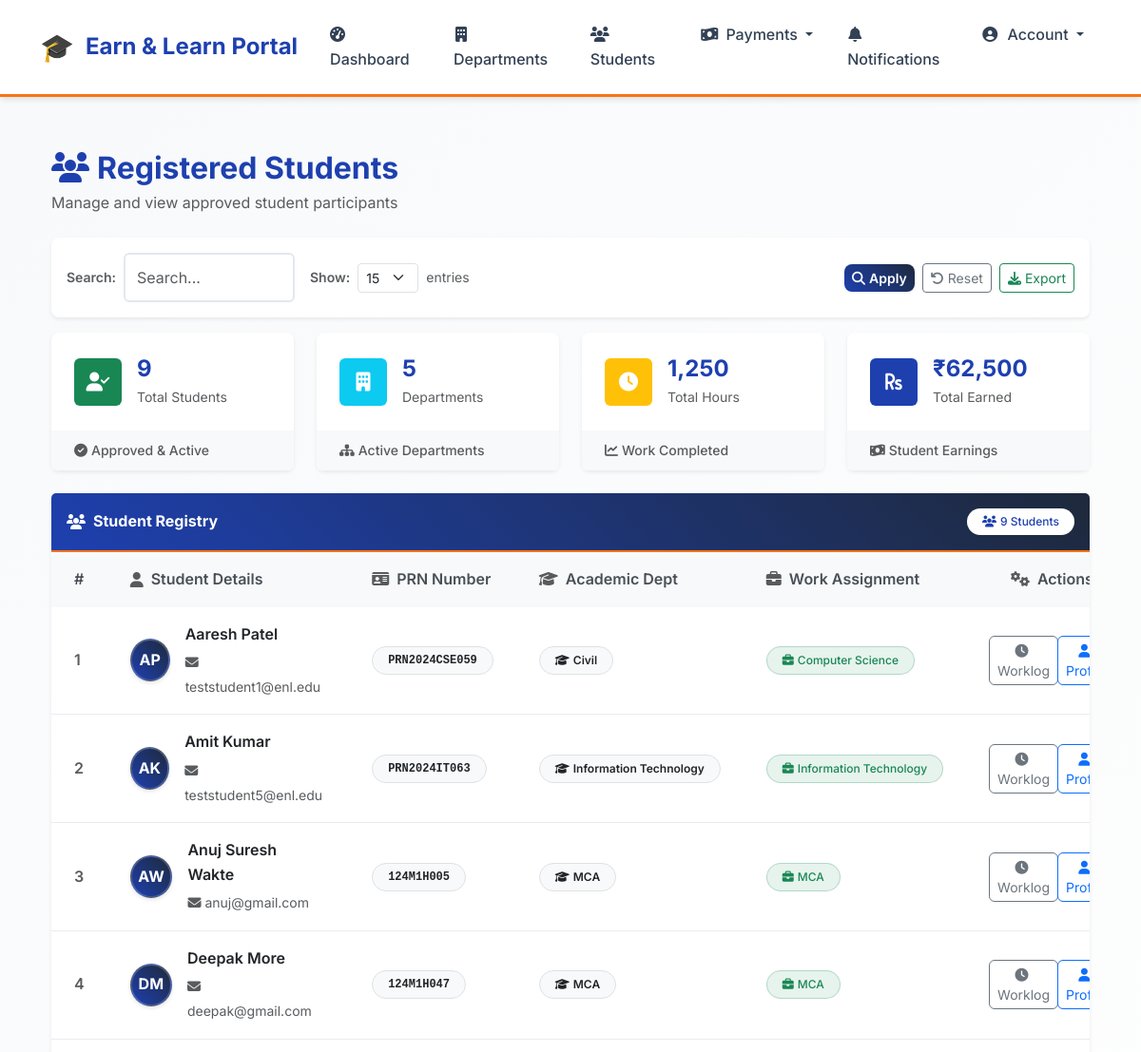
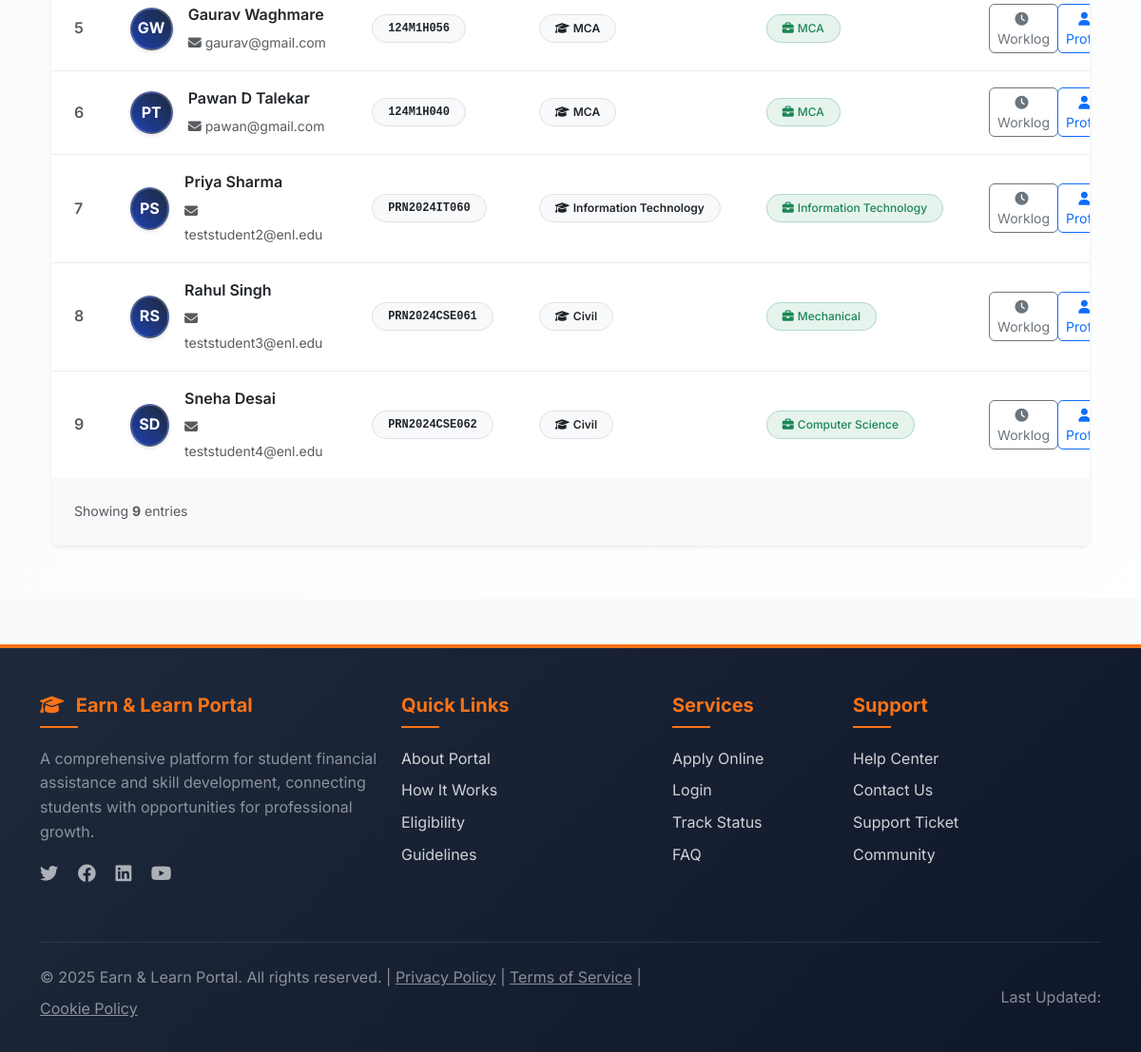
The app's page /scheme/registered-students-list/ (signed in) with its own data (2 pictures, top to bottom).
### scheme/models.py (models this page shows, shortened)
class SchemeApplication(models.Model):
    CASTE_CATEGORIES = [
        ('General', 'General'),
        ('OBC', 'Other Backward Class (OBC)'),
        ('SC', 'Scheduled Caste (SC)'),
        ('ST', 'Scheduled Tribe (ST)'),
        ('NT', 'Nomadic Tribes (NT)'),
        ('VJNT', 'Vimukta Jati Nomadic Tribes (VJNT)'),
        ('EWS', 'Economically Weaker Section (EWS)'),
        ('SBC', 'Special Backward Class (SBC)'),
    ]
    student = models.ForeignKey(settings.AUTH_USER_MODEL, on_delete=models.CASCADE)
    first_name = models.CharField(max_length=100)
    middle_name = models.CharField(max_length=100, blank=True, null=True)
    last_name = models.CharField(max_length=100)
    address = models.TextField()
    state = models.CharField(max_length=100)
    dob = models.DateField()
    annual_income = models.DecimalField(max_digits=10, decimal_places=2)
    fathers_occupation = models.CharField(max_length=255)
    caste_category = models.CharField(max_length=20, choices=CASTE_CATEGORIES)
    COLLEGE_NAME = "Pimpri Chinchwad College of Engineering Nigdi, Pune"
    college_name = models.CharField(max_length=255, default=COLLEGE_NAME)
    department = models.CharField(max_length=100)
    prn_number = models.CharField(max_length=20, unique=True)
    photo = models.FileField(upload_to='scheme_documents/photos/', validators=[validate_image_file])
    application_form = models.FileField(upload_to='scheme_documents/forms/', validators=[validate_pdf_file])
    income_certificate = models.FileField(upload_to='scheme_documents/certificates/', validators=[validate_pdf_file])
    caste_certificate = models.FileField(upload_to='scheme_documents/certificates/', blank=True, null=True, validators=[validate_pdf_file])
    last_year_marksheet = models.FileField(upload_to='scheme_documents/marksheets/', validators=[validate_pdf_file])
    domicile_certificate = models.FileField(upload_to='scheme_documents/certificates/', validators=[validate_pdf_file])
    admission_receipt = models.FileField(upload_to='scheme_documents/receipts/', validators=[validate_pdf_file])
    aadhar_card = models.FileField(upload_to='scheme_documents/identity/', validators=[validate_pdf_file])
    bank_passbook = models.FileField(upload_to='scheme_documents/passbooks/', validators=[validate_pdf_file])
    caste_validity_certificate = models.FileField(upload_to='scheme_documents/certificates/', blank=True, null=True, validators=[validate_pdf_file])
    STATUS_CHOICES = [
        ("Pending", "Pending"),
        ("Approved", "Approved"),
        ("Rejected", "Rejected"),
        ("Correction Required", "Correction Required"),
        ("Completed", "Completed")
    ]
    status = models.CharField(max_length=20, choices=STATUS_CHOICES, default='Pending')
    comments = models.TextField(blank=True, null=True, help_text="General comments and field-specific feedback")

class StudentDepartmentAssignment(models.Model):
    student = models.OneToOneField(settings.AUTH_USER_MODEL, on_delete=models.CASCADE, limit_choices_to={'role': 'student'})
    department = models.ForeignKey(Department, on_delete=models.CASCADE, related_name='assigned_students')
    assigned_at = models.DateTimeField(auto_now_add=True)
    assigned_by = models.ForeignKey(settings.AUTH_USER_MODEL, on_delete=models.SET_NULL, null=True, related_name='student_assignments')
    is_active = models.BooleanField(default=True)
    class Meta:
        verbose_name = "Student Department Assignment"
        verbose_name_plural = "Student Department Assignments"

class Department(models.Model):
    name = models.CharField(max_length=100, unique=True)
    code = models.CharField(max_length=10, unique=True, help_text="Department code (e.g., CSE, IT, MECH)")
    description = models.TextField(blank=True, null=True)
    is_active = models.BooleanField(default=True)
    created_at = models.DateTimeField(auto_now_add=True)
    created_by = models.ForeignKey(settings.AUTH_USER_MODEL, on_delete=models.SET_NULL, null=True, related_name='created_departments')
    class Meta:
        ordering = ['name']

### users/models.py (models this page shows, shortened)
class User(AbstractUser):
    ROLE_CHOICES = [
        ('student', 'Student'),
        ('department_encharge', 'Department Encharge'),
        ('el_coordinator', 'E & L Coordinator'),
        ('admin', 'Admin'),
    ]
    role = models.CharField(max_length=20, choices=ROLE_CHOICES, default='student')
    is_registered = models.BooleanField(default=False)
    groups = models.ManyToManyField(Group, related_name="custom_user_groups", blank=True)
    user_permissions = models.ManyToManyField(Permission, related_name="custom_user_permissions", blank=True)

### users/decorators.py (the view)
        def wrapper(request, *args, **kwargs):
            if request.user.is_authenticated and hasattr(request.user, 'role'):
                if isinstance(required_role, list):
                    if request.user.role in required_role:
                        return view_func(request, *args, **kwargs)
                else:
                    if request.user.role == required_role:
                        return view_func(request, *args, **kwargs)
                return HttpResponseForbidden("You are not authorized to access this page.")
            return HttpResponseForbidden("You are not authorized to access this page.")

### templates/scheme/registered_students.html (shortened to what this page needs)
{% extends "base.html" %}
{% block content %}
<div class="container-fluid py-4">
    <div class="row mb-4">
        <div class="col-12">
            <div class="d-flex flex-wrap justify-content-between align-items-center gap-3">
                <div>
                    <h2 class="h2 text-primary fw-bold mb-1">
                        <i class="fas fa-users me-2"></i>Registered Students
                    </h2>
                    <p class="text-muted mb-0">Manage and view approved student participants</p>
                </div>
            </div>
        </div>
    </div>
    {% include 'includes/filters.html' %}
    <div class="row g-4 mb-4">
        <div class="col-lg-3 col-md-6">
            <div class="card border-0 shadow-sm h-100 hover-lift">
                <div class="card-body p-4">
                    <div class="d-flex align-items-center">
                        <div class="icon-box text-white bg-success rounded p-3 me-3">
                            <i class="fas fa-user-check fa-lg"></i>
                        </div>
                        <div>
                            <h3 class="h4 text-primary mb-1 fw-bold">{{ total_count }}</h3>
                            <p class="text-muted mb-0 small">Total Students</p>
                        </div>
                    </div>
                </div>
                <div class="card-footer py-2 px-4 bg-light border-0">
                    <small class="text-muted"><i class="fas fa-check-circle me-1"></i>Approved & Active</small>
                </div>
            </div>
        </div>
        <div class="col-lg-3 col-md-6">
            <div class="card border-0 shadow-sm h-100 hover-lift">
                <div class="card-body p-4">
                    <div class="d-flex align-items-center">
                        <div class="icon-box text-white bg-info rounded p-3 me-3">
                            <i class="fas fa-building fa-lg"></i>
                        </div>
                        <div>
                            <h3 class="h4 text-primary mb-1 fw-bold">5</h3>
                            <p class="text-muted mb-0 small">Departments</p>
                        </div>
                    </div>
                </div>
                <div class="card-footer py-2 px-4 bg-light border-0">
                    <small class="text-muted"><i class="fas fa-sitemap me-1"></i>Active Departments</small>
                </div>
            </div>
        </div>
        <div class="col-lg-3 col-md-6">
            <div class="card border-0 shadow-sm h-100 hover-lift">
                <div class="card-body p-4">
                    <div class="d-flex align-items-center">
                        <div class="icon-box text-white bg-warning rounded p-3 me-3">
                            <i class="fas fa-clock fa-lg"></i>
                        </div>
                        <div>
                            <h3 class="h4 text-primary mb-1 fw-bold">1,250</h3>
                            <p class="text-muted mb-0 small">Total Hours</p>
                        </div>
                    </div>
                </div>
                <div class="card-footer py-2 px-4 bg-light border-0">
                    <small class="text-muted"><i class="fas fa-chart-line me-1"></i>Work Completed</small>
                </div>
            </div>
        </div>
        <div class="col-lg-3 col-md-6">
            <div class="card border-0 shadow-sm h-100 hover-lift">
                <div class="card-body p-4">
                    <div class="d-flex align-items-center">
                        <div class="icon-box text-white bg-primary rounded p-3 me-3">
                            <i class="fas fa-rupee-sign fa-lg"></i>
                        </div>
                        <div>
                            <h3 class="h4 text-primary mb-1 fw-bold">₹62,500</h3>
                            <p class="text-muted mb-0 small">Total Earned</p>
                        </div>
                    </div>
                </div>
                <div class="card-footer py-2 px-4 bg-light border-0">
                    <small class="text-muted"><i class="fas fa-money-bill-wave me-1"></i>Student Earnings</small>
                </div>
            </div>
        </div>
    </div>
    <div class="card border-0 shadow-sm">
        <div class="card-header bg-gradient-primary text-white p-3 d-flex justify-content-between align-items-center">
            <div class="d-flex align-items-center">
                <i class="fas fa-users me-2"></i>
                <span class="fw-bold">Student Registry</span>
            </div>
            <div class="d-flex align-items-center">
                <span class="badge bg-white text-primary rounded-pill px-3 py-2">
                    <i class="fas fa-users me-1"></i>{{ approved_students|length }} Students
                </span>
            </div>
        </div>
        <div class="card-body p-0">
            {% if approved_students %}
            <div class="table-responsive">
                <table class="table table-hover align-middle mb-0" id="studentTable">
                    <thead class="table-light">
                        <tr>
                            <th scope="col" class="px-4 py-3 text-nowrap fw-semibold border-0">#</th>
                            <th scope="col" class="px-4 py-3 fw-semibold border-0">
                                <div class="d-flex align-items-center">
                                    <i class="fas fa-user me-2 text-muted"></i>Student Details
                                </div>
                            </th>
                            <th scope="col" class="px-4 py-3 fw-semibold border-0">
                                <i class="fas fa-id-card me-2 text-muted"></i>PRN Number
                            </th>
                            <th scope="col" class="px-4 py-3 fw-semibold border-0">
                                <i class="fas fa-graduation-cap me-2 text-muted"></i>Academic Dept
                            </th>
                            <th scope="col" class="px-4 py-3 fw-semibold border-0">
                                <i class="fas fa-briefcase me-2 text-muted"></i>Work Assignment
                            </th>
                            <th scope="col" class="px-4 py-3 text-center fw-semibold border-0">
                                <i class="fas fa-cogs me-2 text-muted"></i>Actions
                            </th>
                        </tr>
                    </thead>
                    <tbody>
                        {% for student in approved_students %}
                        <tr class="border-bottom student-row" data-department="{{ student.department }}">
                            <td class="px-4 py-3 text-muted fw-semibold">{{ forloop.counter }}</td>
                            <td class="px-4 py-3">
                                <div class="d-flex align-items-center">
                                    <div class="avatar-circle bg-primary text-white me-3 d-flex align-items-center justify-content-center fw-bold" style="width: 45px; height: 45px; border-radius: 50%; font-size: 16px;">
                                        {{ student.first_name|first }}{{ student.last_name|first }}
                                    </div>
                                    <div>
                                        <div class="fw-semibold text-dark mb-1">
                                            {{ student.first_name }}
                                            {% if student.middle_name %}{{ student.middle_name }} {% endif %}
                                            {{ student.last_name }}
                                        </div>
                                        <small class="text-muted">
                                            <i class="fas fa-envelope me-1"></i>{{ student.student.email|default:"No email" }}
                                        </small>
                                    </div>
                                </div>
                            </td>
                            <td class="px-4 py-3">
                                <span class="badge bg-light text-dark border fw-bold font-monospace px-3 py-2">
                                    {{ student.prn_number }}
                                </span>
                            </td>
                            <td class="px-4 py-3">
                                <span class="badge bg-light text-dark border fw-semibold px-3 py-2">
                                    <i class="fas fa-graduation-cap me-1"></i>{{ student.department }}
                                </span>
                            </td>
                            <td class="px-4 py-3">
                                {% if student.student.studentdepartmentassignment %}
                                    <span class="badge bg-success bg-opacity-10 text-success border border-success border-opacity-25 px-3 py-2">
                                        <i class="fas fa-briefcase me-1"></i>{{ student.student.studentdepartmentassignment.department.name }}
                                    </span>
                                {% else %}
                                    <span class="badge bg-warning bg-opacity-10 text-warning border border-warning border-opacity-25 px-3 py-2">
                                        <i class="fas fa-exclamation-triangle me-1"></i>Not Assigned
                                    </span>
                                {% endif %}
                            </td>
                            <td class="px-4 py-3 text-center">
                                <div class="btn-group btn-group-sm" role="group">
                                    <a href="{% url 'student_worklog' student.id %}" class="btn btn-outline-secondary" data-bs-toggle="tooltip" title="View Worklog">
                                        <i class="fas fa-clock me-1"></i>Worklog
                                    </a>
                                    <a href="{% url 'el_student_profile' student.id %}" class="btn btn-outline-primary" data-bs-toggle="tooltip" title="View Profile">
                                        <i class="fas fa-user me-1"></i>Profile
                                    </a>
                                </div>
                            </td>
                        </tr>
                        {% endfor %}
                    </tbody>
                </table>
            </div>
            <div class="card-footer bg-light border-0 p-4">
                {% include 'includes/pagination.html' %}
            </div>
            {% endif %}
        </div>
    </div>
</div>
{% endblock %}

### records on screen
SchemeApplication: first_name|first "A", last_name|first "P", first_name "Aaresh", last_name "Patel", student.email "teststudent1@enl.edu", prn_number "PRN2024CSE059", department "Civil", student.studentdepartmentassignment.department.name "Computer Science"
SchemeApplication: first_name|first "A", last_name|first "K", first_name "Amit", last_name "Kumar", student.email "teststudent5@enl.edu", prn_number "PRN2024IT063", department "Information Technology", student.studentdepartmentassignment.department.name "Information Technology"
SchemeApplication: first_name|first "A", last_name|first "W", first_name "Anuj", middle_name "Suresh", last_name "Wakte", student.email "anuj@gmail.com", prn_number "124M1H005", department "MCA", student.studentdepartmentassignment.department.name "MCA"
SchemeApplication: first_name|first "D", last_name|first "M", first_name "Deepak", last_name "More", student.email "deepak@gmail.com", prn_number "124M1H047", department "MCA", student.studentdepartmentassignment.department.name "MCA"
SchemeApplication: first_name|first "G", last_name|first "W", first_name "Gaurav", last_name "Waghmare", student.email "gaurav@gmail.com", prn_number "124M1H056", department "MCA", student.studentdepartmentassignment.department.name "MCA"
SchemeApplication: first_name|first "P", last_name|first "T", first_name "Pawan", middle_name "D", last_name "Talekar", student.email "pawan@gmail.com", prn_number "124M1H040", department "MCA", student.studentdepartmentassignment.department.name "MCA"
SchemeApplication: first_name|first "P", last_name|first "S", first_name "Priya", last_name "Sharma", student.email "teststudent2@enl.edu", prn_number "PRN2024IT060", department "Information Technology", student.studentdepartmentassignment.department.name "Information Technology"
SchemeApplication: first_name|first "R", last_name|first "S", first_name "Rahul", last_name "Singh", student.email "teststudent3@enl.edu", prn_number "PRN2024CSE061", department "Civil", student.studentdepartmentassignment.department.name "Mechanical"
SchemeApplication: first_name|first "S", last_name|first "D", first_name "Sneha", last_name "Desai", student.email "teststudent4@enl.edu", prn_number "PRN2024CSE062", department "Civil", student.studentdepartmentassignment.department.name "Computer Science"

### other values on screen
{{ total_count }} "9"
{{ approved_students|length }} "9"
{{ page_obj.paginator.count }} "9"
form field per_page "15"
